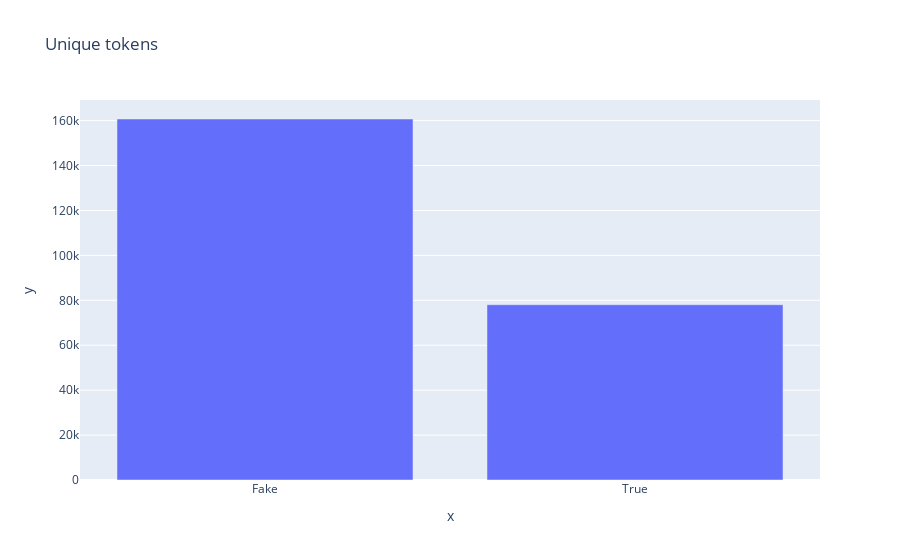

This figure's notebook cell:
### Code cell
fig = px.bar(y=[len(unique_tokens_fake2), len(unique_tokens_true2)], x=['Fake', 'True'], title='Unique tokens')
fig.show()

### Figure 1 — Plotly figure (JSON) as saved in the notebook; plotly's stock layout.template omitted (floating-point values rounded to 4 significant figures)
{"data": [{"alignmentgroup": "True", "hovertemplate": "x=%{x}<br>y=%{y}<extra></extra>", "legendgroup": "", "marker": {"color": "#636efa"}, "name": "", "offsetgroup": "", "orientation": "v", "showlegend": false, "textposition": "auto", "type": "bar", "x": ["Fake", "True"], "xaxis": "x", "y": [160734, 78044], "yaxis": "y"}], "layout": {"barmode": "relative", "legend": {"tracegroupgap": 0}, "title": {"text": "Unique tokens"}, "xaxis": {"anchor": "y", "domain": [0, 1], "title": {"text": "x"}}, "yaxis": {"anchor": "x", "domain": [0, 1], "title": {"text": "y"}}}}
